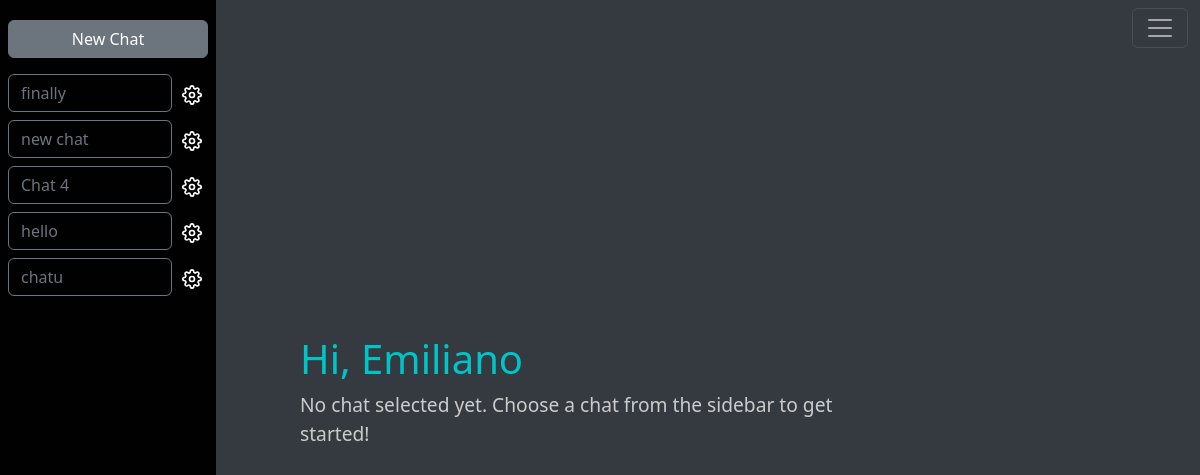
/mychats (signed in), run on an earlier commit of the app's database.
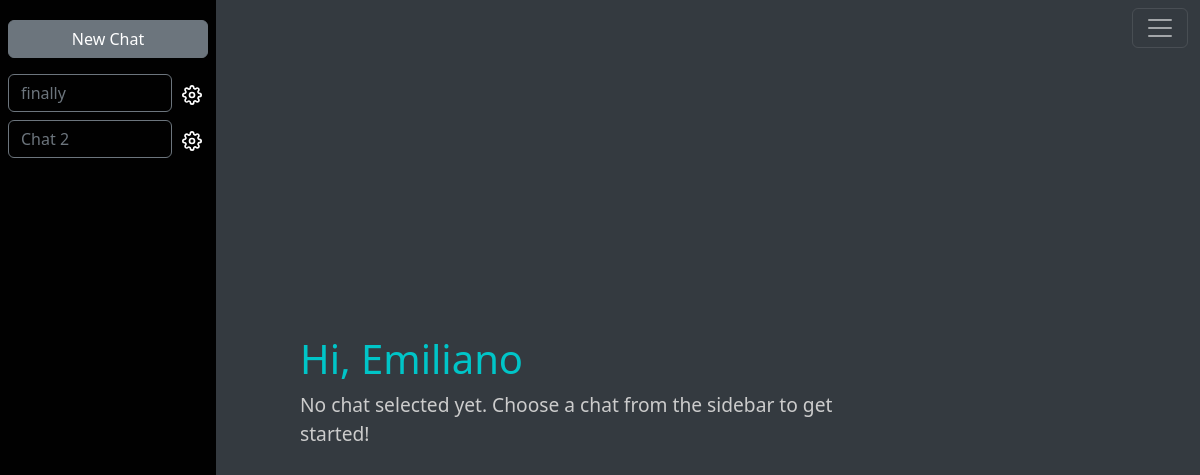
And on a later commit of the database.
### main.py (models this page shows)
class Base(DeclarativeBase):
    pass

class ChatSession(db.Model, Base):
    __tablename__ = "chat_sessions"
    id: Mapped[int] = mapped_column(db.Integer, primary_key=True)
    user_id: Mapped[int] = mapped_column(db.Integer, db.ForeignKey("users.id"))
    name: Mapped[str] = mapped_column(db.String(100), nullable=False)
    user: Mapped[User] = relationship("User", back_populates="chat_sessions")
    messages: Mapped[list["Message"]] = relationship("Message", back_populates="chat_session", cascade='all, delete-orphan')

class User(UserMixin, db.Model):
    __tablename__ = "users"
    id: Mapped[int] = mapped_column(Integer, primary_key=True)
    email: Mapped[str] = mapped_column(String(100), unique=True)
    password: Mapped[str] = mapped_column(String(100))
    name: Mapped[str] = mapped_column(String(100))
    chat_sessions: Mapped[list["ChatSession"]] = relationship("ChatSession", back_populates="user")

### main.py (the view, shortened to what this page needs)
@app.route('/mychats', defaults={'chat_id': None})
@app.route('/mychats/<int:chat_id>')
@login_required
def my_chats(chat_id):
    my_chats = ChatSession.query.filter_by(user_id=current_user.id).all()
    chat = None
    messages = None
    return render_template('chat.html', my_chats=my_chats, current_chat_id=chat_id, chat=chat, messages=messages, name=current_user.name)

### main.py (called while the page is built)
@login_manager.user_loader
def load_user(user_id):
    return User.query.get(int(user_id))

### templates/chat.html (shortened to what this page needs)
<!DOCTYPE html>
<html lang="en">
  <head>
    <link
      href="https://cdn.jsdelivr.net/npm/bootstrap@5.3.3/dist/css/bootstrap.min.css"
      rel="stylesheet"
    />
    <link
      rel="stylesheet"
      href="{{url_for('static', filename='css/chat.css')}}"
    />
  </head>
  <body>
    <nav class="navbar navbar-dark fixed-top navbar-fixed-top">
      <div class="container-fluid">
        <div class="dropdown">
          <button
            class="navbar-toggler"
            type="button"
            id="dropdownMenuButton"
            data-bs-toggle="dropdown"
            aria-expanded="false"
          >
            <span class="navbar-toggler-icon"></span>
          </button>
        </div>
      </div>
    </nav>
    <div class="fixed-sidebar pt-1 p-2">
      <a
        href="{{ url_for('create_chat') }}"
        class="btn btn-secondary w-100 my-3 text-color"
        >New Chat</a
      >
      <ul class="list-group list-group-flush text-white" id="chat-list">
        {% for chat in my_chats %}
        <li
          class="mb-2 d-flex justify-content-between align-items-center chat-item"
        >
          <a
            id="chat-btn-{{chat.id}}"
            class="chat-btn btn btn-outline-secondary flex-grow-1 text-start {% if chat.id == current_chat_id %}active{% endif %}"
            href="{{ url_for('my_chats', chat_id=chat.id) }}"
            >{{ chat.name }}</a
          >
          <div class="btn-group">
            <button
              type="button"
              class="settings-button"
              style="outline: none; box-shadow: none"
              data-bs-toggle="dropdown"
              aria-expanded="false"
            >
              <img
                src="{{ url_for('static', filename='images/icons/settings.svg') }}"
              />
            </button>
          </div>
        </li>
        {% else %}
        <li>You have no chats yet.</li>
        {% endfor %}
      </ul>
    </div>
    <div class="main-content">
      {% if chat %}
      <div id="messages">
        <br />
        {% for message in messages %} {% if message.sender == 'gemini' or
        message.sender == 'gpt3_5' %}
        <div class="ai-messages-container justify-content-between">
          {% if message.sender == 'gemini' %}
          <div class="gemini-message">
            <span class="terminal-prefix">Gemini:</span>
            <pre>{{ message.content }}</pre>
          </div>
          {% set next_message = loop.nextitem %} {% if next_message.sender ==
          'gpt3_5' %}
          <div class="gpt3_5-message">
            <span class="terminal-prefix">Gpt-3.5:</span>
            <pre>{{ next_message.content }}</pre>
          </div>
          {% endif %} {% endif %}
        </div>
        {% elif message.sender == 'user' %}
        <div class="user-message">
          <span class="terminal-prefix">You:</span>
          <pre>{{ message.content }}</pre>
        </div>
        {% endif %} {% endfor %}
      </div>
      <div class="chat-input-container">
        <div class="input-group chat-container">
          <textarea
            type="text"
            class="form-control prompt-input"
            id="messageInput"
            placeholder="Ask BoxBox..."
            aria-describedby="button-addon2"
          ></textarea>
          <button
            class="btn button-color prompt-send"
            type="button"
            id="sendButton"
          >
            <img
              src="{{ url_for('static', filename='images/icons/send-white.svg') }}"
              class="send-icon"
              alt="Send"
            />
          </button>
        </div>
      </div>
      {% else %}
      <div class="no-chat-selected">
        <h1 class="text-color-h">Hi, {{name.title()}}</h1>
        <p>
          No chat selected yet. Choose a chat from the sidebar to get started!
        </p>
      </div>
      {% endif %}
    </div>
  </body>
</html>

### static/css/chat.css (style rules this page uses)
body, html { overflow: hidden; height: 100%; margin: 0; background-color: #343a40; }
.fixed-sidebar { height: 100%; overflow-y: auto; position: fixed; width: 18%; background-color: #010101; z-index: 1030; }
.navbar-fixed-top { background-color: #343a40; z-index: 1010; }
.main-content { display: flex; margin: auto; }
.no-chat-selected { position: absolute; top: 50%; left: 50%; transform: translate(-50%, -50%); font-size: 1.2rem; color: #ccc; }
.text-color-h { color: #00c5c8; }
.chat-item { display: flex; justify-content: flex-start; }
.settings-button { background-color: transparent; border: none; padding-left: 10px; cursor: pointer; }

What changed in the data, as far as the page shows it:
removed ChatSession: name "new chat"
removed ChatSession: name "Chat 4"
removed ChatSession: name "chatu"
changed ChatSession: name "hello" → "Chat 2"
